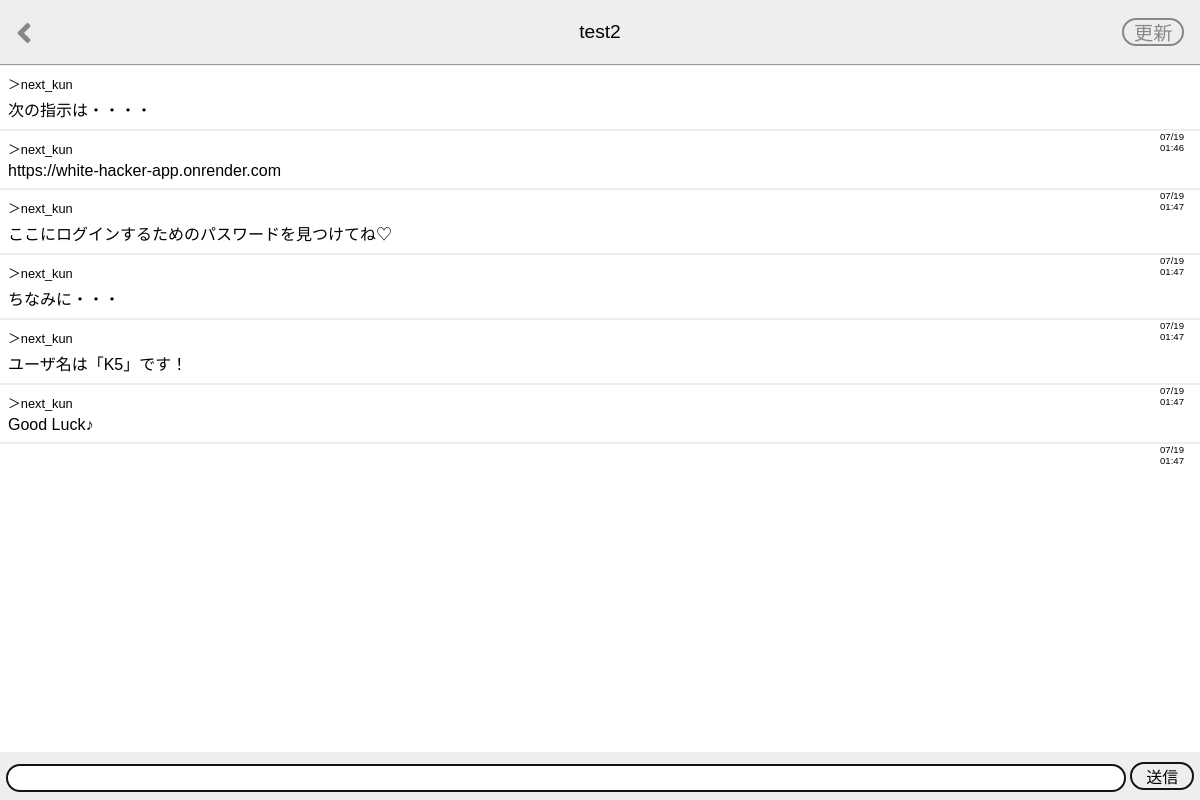
Screenshot of /talk_room/12 (signed in) with the database file from the repository.
### main/models.py (models this page shows, shortened)
class User(AbstractUser):
    pass

class Talk(models.Model):
    message = models.CharField(max_length=500)
    sender = models.ForeignKey(
        User, on_delete=models.CASCADE, related_name="sent_talk"
    )
    receiver = models.ForeignKey(
        User, on_delete=models.CASCADE, related_name="received_talk"
    )
    time = models.DateTimeField(auto_now_add=True)

### main/views.py (the view, shortened to what this page needs)
# urls.py: path("talk_room/<user_id>", views.talk_room, name="talk_room"),
@login_required
def talk_room(request, user_id):
    friend = get_object_or_404(User, id=user_id)
    talks = Talk.objects.filter(
        Q(sender=request.user, receiver=friend)
        | Q(sender=friend, receiver=request.user)
    ).order_by("time")
    if request.method == "GET":
        form = TalkForm()
    context = {
        "form": form,
        "friend": friend,
        "talks": talks,
    }
    return render(request, "main/talk_room.html", context)

### main/forms.py
class TalkForm(forms.ModelForm):
    class Meta:
        model = Talk
        fields = ("message",)

### main/templates/main/talk_room.html (shortened to what this page needs)
{% extends "main/base.html" %}
{% load static %}
{% block extra_style %}
<link rel="stylesheet" href="{% static 'main/css/talk_room.css' %}">
{% endblock %}
{% block header_title %}{{ friend.username }}{% endblock %}
{% block talk_room %}
<a href="{% url 'friends' %}" class="back-button"><i class="fas fa-angle-left"></i></a>
<a href="" class="reload-button">更新</a>
{% endblock %}
{% block content %}
<div class="talk-room">
    <ul class="chatboard">
        {% for talk in talks %}
        <li class="chatboard__item">
            <p class="chatboard__username">
                ＞{{ talk.sender.username }}
            </p>
            <p class="chatboard__message">{{ talk.message }}</p>
            <p class="chatboard__time">
                {{ talk.time|date:"m/d" }}<br>
                {{ talk.time|date:"H:i" }}
            </p>
        </li>
        {% endfor %}
    </ul>
    <form action="{% url 'talk_room' friend.id %}" method="POST" class="message-form">
        {{ form.message }}
        <button type="submit" class="message-form__submit">送信</button>
    </form>
</div>
{% endblock %}

### main/static/main/css/base.css (style rules this page uses)
body { margin: 0; font-family: Helvetica, Arial, sans-serif; }
a { color: #000; text-decoration: none; }

### main/static/main/css/talk_room.css (style rules this page uses)
.talk-room { padding: 64px 0 72px; }
.chatboard { margin: 0; padding: 0; list-style: none; }
.chatboard__item { padding: 8px; border-bottom: 2px solid #eee; }
.chatboard__item:first-child { border-top: 2px solid #eee; }
.chatboard__username { margin: 0 0 4px; font-size: 0.8rem; }
.chatboard__message { margin: 0; word-break: break-all; }
.chatboard__time { position: absolute; right: 16px; font-size: 0.6rem; }
.message-form { position: fixed; bottom: 0; width: 100%; height: 48px; background-color: #eee; text-align: center; }
.message-form * { box-sizing: border-box; }
.message-form input { width: calc(100% - 5em); margin: 10px 0; padding: 0 12px; border: 2px solid #131313; border-radius: 14px; font-size: 1rem; line-height: 24px; }
.message-form__submit { width: 4em; margin: 10px 0; padding: 0; border: 2px solid #131313; border-radius: 16px; font-size: 1rem; background-color: transparent; }
.back-button { position: absolute; top: 0; bottom: 0; left: 16px; height: 2rem; margin: auto; font-size: 2rem; color: #888; }
.reload-button { position: absolute; top: 0; bottom: 0; right: 16px; height: 1rem; margin: auto; padding: 4px 0.5em; border: 2px solid #888; border-radius: 1em; font-size: 1.2rem; line-height: 1; color: #888; }

### rows the page displays
User: username "test2"
Talk: sender.username "next_kun", message "次の指示は・・・・", time "07/19", time "01:46"
Talk: sender.username "next_kun", message "https://white-hacker-app.onrender.com", time "07/19", time "01:47"
Talk: sender.username "next_kun", message "ここにログインするためのパスワードを見つけてね♡", time "07/19", time "01:47"
Talk: sender.username "next_kun", message "ちなみに・・・", time "07/19", time "01:47"
Talk: sender.username "next_kun", message "ユーザ名は「K5」です！", time "07/19", time "01:47"
Talk: sender.username "next_kun", message "Good Luck♪", time "07/19", time "01:47"
